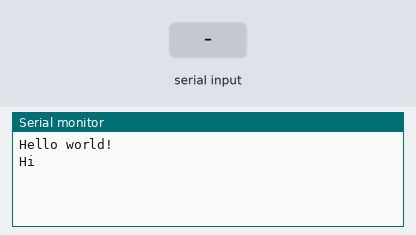
Recording of a sketch running on a simulated Arduino Uno, built with avr-gcc and run on an emulated ATmega328P. Parts: the last lines printed to the serial monitor. The inputs (shaded band) are chosen by the test bench.

Above: at 1.2 s.
1.3 s: "1" received over Serial
At 1.9 s:
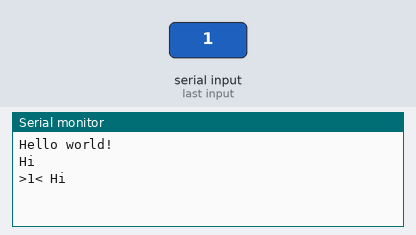
3.5 s: "0" received over Serial
At 4.1 s:
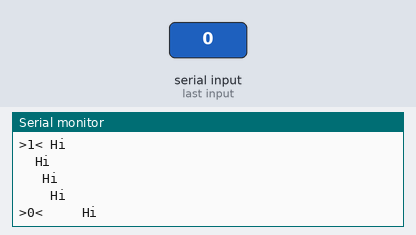
5.7 s: "2" received over Serial
At 6.3 s:
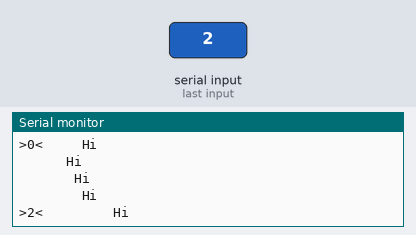
7.9 s: "1" received over Serial
At 8.5 s:
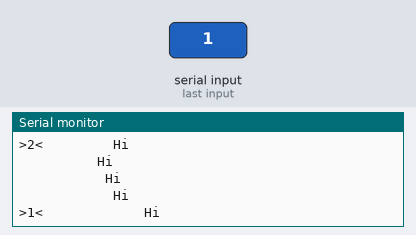
10.1 s: "0" received over Serial
At 10.5 s:
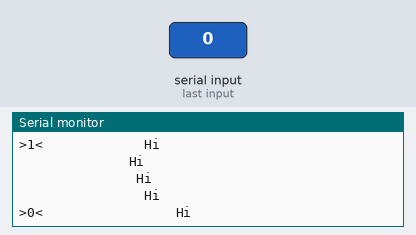
12.3 s: "2" received over Serial
At 12.9 s:
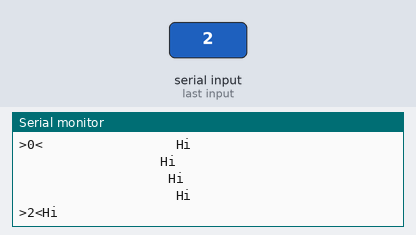

The sketch:

Serial_startup.ino
```cpp
  /*

   Serial Sartup
   Use to get your serial comport working.
   This program outputs a pattern without flooding
   the output too much.
   It echo's received characters between ><
   Written for 16MHz clock

  */

int spaces = 0;

void send_serial_string(char *str);

void setup()
{
  // start serial port at 9600 bps:
  Serial.begin(9600);

  send_serial_string("Hello world!\r\n");

}

char str[128];
void loop()
{ volatile long wait;
  int inByte;
  inByte= -1;
  for (wait=0; wait<50000 && inByte==-1; wait++)
  { wait++;
    wait--;
    inByte = Serial.read();
  }
  if (inByte!=-1)
  { Serial.write('>');
    Serial.write(inByte);
    Serial.write('<');
  }
  for (wait=0; wait<spaces; wait++)
     Serial.write(' ');
  spaces++;
  if (spaces>20)
    spaces = 0;
  send_serial_string("Hi\r\n");
}

void send_serial_string(char *str)
{

while(*str)
  Serial.write(*str++);

}
```

Measured:
- after the input at 1.3 s, the serial monitor: prints a new line at once (image 1)
- after the input at 3.5 s, the serial monitor: prints a new line at once (image 2)
- after the input at 5.7 s, the serial monitor: prints a new line at once (image 3)
- after the input at 7.9 s, the serial monitor: prints a new line at once (image 4)
- after the input at 10.1 s, the serial monitor: prints a new line at once (image 5)
- after the input at 12.3 s, the serial monitor: prints a new line at once (image 6)
